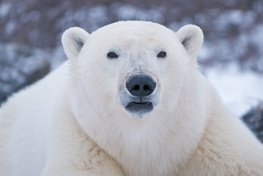
#> input picture OnThi/Thamkhao_Old/Tuan3/Bear.jpg, 263 x 176 px, shrunk from 424 x 283 before the run, found by its file name
$ jupyter execute '21022015_HuynhPhuocDuc (1).ipynb'
#> lines starting #> are read from the running program, lines starting #| are printed output that depends on the picture; after the words box and inside, x2 and y2 are one past the last pixel; in counts of white or black regions, pixels touching at a corner belong together
[cell 1]
import numpy as np
import matplotlib.pyplot as plt
import cv2

Yêu cầu 1:
    1.1 Sử dụng  cv.calcHist()  với openCV
         cú pháp: cv.calcHist(images, channels, mask, histSize, ranges[, hist[, accumulate]])
         images: Nguồn dữ liệu ảnh , thường có kiểu uint8, float 32, thường đặc trong dấu ngoặc vuông
         channels: Chỉ kênh của dữ liệu ảnh là chỉ số thường được đặt trong dấu ngoặc vuông. các giá trị thường thấy [0] khi là ảnh xám, [0];[1];[2] tương ứng với red,green, blue
         mask: mặt nạ cho ảnh, thường có giá trị là None, còn nếu muốn tính histogram trong 1 vùng cụ thể thì ta cần tạo mặt nạ cho nó
            "mask = np.zeros(img.shape[:2], np.uint8)
            mask[100:300, 100:400] = 255
            masked_img = cv.bitwise_and(img,img,mask = mask)"
        histSize: biểu diễn chỉ số BIN- giá trị chỉ mục mà bạn muốn đếm pixel trong khoản đó-(bin) , chỉ số thường thấy là [256]
        ranges: chỉ phạm vi cường độ muốn đó lường thường trong khoảng [0,256]-tất cả cường độ
    1.2 Sử dụng np.histogram() với numpy:
        cú pháp: numpy.histogram(images, bins=10, range=None, weights=None, density=False)
        images: Nguồn dữ liệu ảnh , thường có kiểu uint8, float 32, thường đặc trong dấu ngoặc vuông
        bin: biểu diễn chỉ số BIN- giá trị chỉ mục mà bạn muốn đếm pixel trong khoản đó , chỉ số thường thấy là [256] ở đây mặc định là 10
        ranges: chỉ phạm vi cường độ muốn đó lường thường trong khoảng [0,256]-tất cả cường độ
        weights: Trọng số của dữ liệu, thường thiết lập None(mặc định)
        density: chuẩn hóa histogram hay không - có 2 giá trị True False
        trả về tuple gồm 2 mảng : giá trị histogram và ranh giới các bin

2.1: Vẽ histogram
    matlplotlib:

[cell 2]
img = cv2.imread('Bear.jpg', cv2.IMREAD_GRAYSCALE) #đọc ảnh
#> img: shape (176, 263); min 0, max 239, mean 168.8
plt.imshow(img, cmap='gray')# hiển thị ảnh này

[cell 3]
assert img is not None, "file could not be read, check with os.path.exists()"# kiểm tra ảnh nếu đường dẫn không tồn tại
plt.hist(img.ravel(),256,[0,256]); plt.show() #Tính Histogram và vẽ histogram
#> after `plt.hist(img.ravel(), 256, [0, 256])`:
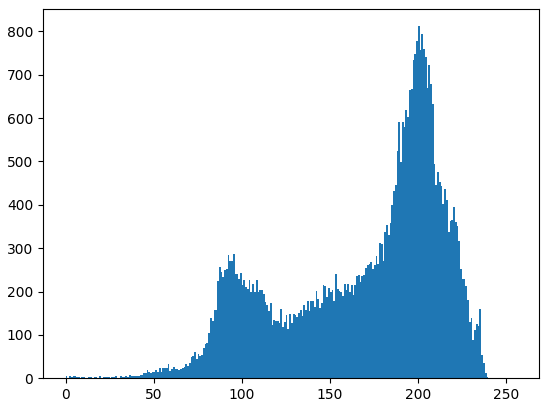
#> figure drawn by matplotlib, 1 panel; tallest bar 812 high, from x = 200 to 201

2.1: Vẽ histogram
    OpenCV:

[cell 4]
hist = cv2.calcHist([img], [0], None, [256], [0,256]) #Tính Histogram
#> hist = 256 values, max 812 at index 200, min 0 at index 240, mean 180.8

# Vẽ histogram
plt.plot(hist, color='blue')
plt.xlabel('Intensity')
plt.ylabel('Frequency')
plt.title('Histogram_gray')
plt.show()
#> figure, not shown here; curve peaks at x = 200, y = 812

3.Histogram với ảnh màu:

[cell 5]
img_cl = cv2.imread('Dog.jpg') # đọc ảnh
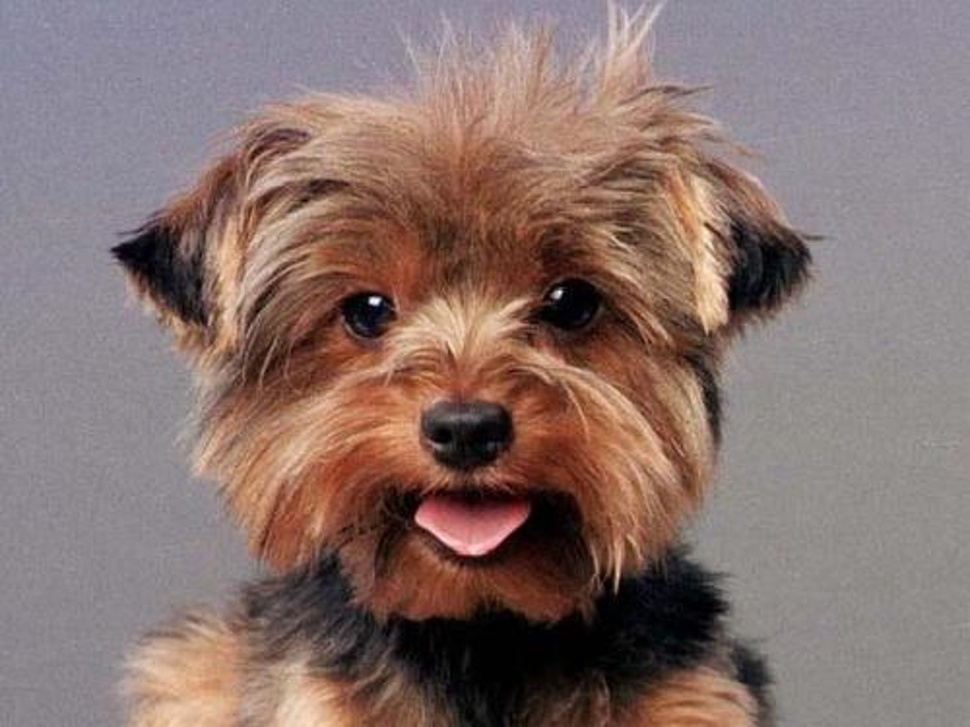
#> input picture OnThi/Thamkhao_Old/HuuTho_Week3/Dog.jpg, 970 x 727 px, shrunk from 1563 x 1172 before the run, found by its file name
#> img_cl is the input picture: shape (727, 970, 3); mean B, G, R 109.3, 113.8, 135
img_rgb = cv2.cvtColor(img_cl, cv2.COLOR_BGR2RGB) #chuyển sang hệ rgb
color = ('r','g','b')
plt.subplot(3,2,1) #thiết lập vị trí hiển thị cho ảnh gốc
plt.imshow(img_rgb, cmap='gray')#hiển thị ảnh gốc
y=0
for i,col in enumerate(color):
 y=y+2
 histr = cv2.calcHist([img_rgb],[i],None,[256],[0,256]) #Tính các histogram
 plt.subplot(3,2,y) #thiết lập vị trí hiển thị cho các histogram
 plt.plot(histr,color = col) #Chỉnh màu cho histogram
#> after the loop, y = 6

plt.show()
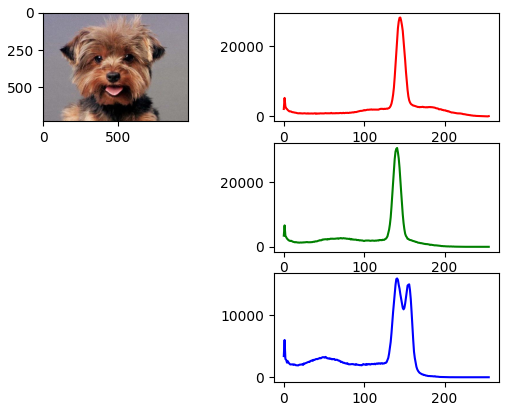
#> figure drawn by matplotlib, 4 panels; panel 2: curve peaks at x = 145, y = 28225; panel 3: curve peaks at x = 141, y = 30712; panel 4: curve peaks at x = 141, y = 15926

4.Hàm xử lý histogram:

[cell 6]
#Cộng tổ chức đồ
def cong_histogram(hist, value):
    hist_n = hist + value
    return hist_n
#Căng tổ chức đồ
def cang_histogram(hist, value):
    if(value>0):
        hist_n = hist * value
        return hist_n
    else:# nếu giá trị nhỏ hơn hoặc bằng 0 thì trả về giá trị ban dầu
        hist_n = hist

    #Tuyến tính tổ chức đồ
def tt_histogram(img, L_max):
    hist, _ = np.histogram(img.ravel(), L_max + 1, [0, L_max])

    # Tìm giá trị tối thiểu và tối đa trong hình ảnh
    img_min = np.min(img)
    img_max = np.max(img)

    # Áp dụng công thức biến đổi tuyến tính cho từng giá trị pixel
    transformed_img = (img - img_min) / (img_max - img_min) * L_max

    # Tính toán histogram của hình ảnh sau khi biến đổi
    transformed_hist, _ = np.histogram(transformed_img.ravel(), L_max + 1, [0, L_max])

    return transformed_hist

#Cân bằng tổ chức đồ
def cb_histogram(img):
    equalized_img = cv2.equalizeHist(img)
    histr_cb = cv2.calcHist([equalized_img],[0],None,[256],[0,256])
    return histr_cb

[cell 7]
histr = cv2.calcHist([img],[0],None,[256],[0,256])
#> histr has the same summary as hist
cong_histr= cong_histogram(histr, 10)
#> in cong_histogram, `hist_n = hist + value`: hist_n = 256 values, max 822 at index 200, min 10 at index 240, mean 190.8
#> cong_histr has the same summary as hist_n in cong_histogram
cang_histr= cang_histogram(histr, 2)
#> in cang_histogram, `hist_n = hist * value`: hist_n = 256 values, max 1624 at index 200, min 0 at index 240, mean 361.6
#> cang_histr has the same summary as hist_n in cang_histogram
tt_histr=tt_histogram(img, 255)
#> in tt_histogram, `img_min = np.min(img)`: img_min = 0
#> in tt_histogram, `img_max = np.max(img)`: img_max = 239
#> in tt_histogram, `transformed_hist, _ = np.histogram(transformed_img.ravel(), L_max + 1,..`: transformed_hist = 256 values, max 812 at index 214, min 0 at index 15, mean 180.8
#> tt_histr has the same summary as transformed_hist in tt_histogram
cb_histr=cb_histogram(img)
#> in cb_histogram, `equalized_img = cv2.equalizeHist(img)`:
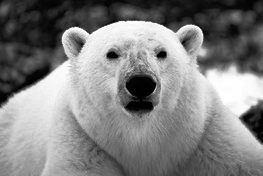
#> equalized_img: shape (176, 263); min 0, max 255, mean 128.5
#> in cb_histogram, `histr_cb = cv2.calcHist([equalized_img],[0],None,[256],[0,256])`: histr_cb = 256 values, max 812 at index 179, min 0 at index 13, mean 180.8
#> cb_histr has the same summary as histr_cb in cb_histogram
listhistr=[histr,cong_histr, cang_histr, tt_histr, cb_histr]

y=0
for i in listhistr:
 y=y+1
 plt.subplot(2,3,y) #thiết lập vị trí hiển thị cho các histogram
 plt.plot(i,color = 'blue') #Chỉnh màu cho histogram
#> this loop made 5 passes
#> after the loop, y = 5
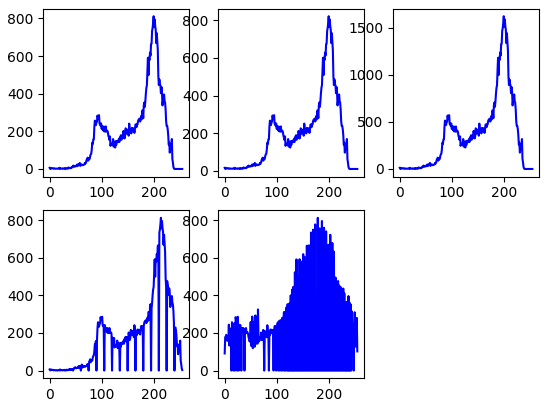
#> figure drawn by matplotlib, 5 panels; panel 1: curve peaks at x = 200, y = 812; panel 2: curve peaks at x = 200, y = 822; panel 3: curve peaks at x = 200, y = 1624; panel 4: curve peaks at x = 214, y = 812

Phân ngưỡng đơn: Là kỹ thuật trong OpenCV. Lấy một giá trị pixel để làm giá trị ngưỡng. Các giá trị nhỏ hơn ngưỡng sẽ được chuyển về 0 và giá trị lớn hơn sẽ chuyển về giá trị tối đa (thông thường). Rất phổ biến trong kỹ thuật phân đoạn. Phân ngưỡng có 2 vùng: Trên ngưỡng và dưới ngưỡng. Kỹ thuật này dùng cho ảnh xám
    cú pháp:cv2.threshold(source, thresholdValue, maxVal, thresholdingTechnique)
    source: ma trận ảnh(ảnh xám)
    thresholdValue: Giá trị ngưỡng
    maxVal: giá trị tối đa
    thresholdingTechnique: Các kỹ thuật phân ngưỡng:
        cv2.THRESH_BINARY: v > threshold_v->v=255, v < threshold_v-> v=0
        cv2.THRESH_BINARY_INV: ngược với THRESH_BINARY
        cv2.THRESH_TRUNC: v > threshold_v-> v=threshold_v,  v < threshold_v-> v=v
        cv2.THRESH_TOZERO: v > threshold_v-> v=v,  v < threshold_v-> v=0
        cv2.THRESH_TOZERO_INV: v > threshold_v-> v=0,  v < threshold_v-> v=v

[cell 8]
# đọc ảnh
image1 = cv2.imread('Bear.jpg')
#> image1 is the input picture: shape (176, 263, 3); mean B, G, R 179.9, 168.5, 165.1
#chuyển ảnh xám
img_thres = cv2.cvtColor(image1, cv2.COLOR_BGR2GRAY)
#cho ngưỡng làgiá trị 120
# giá trị tối đa là 255
#mỗi ảnh dùng một kỹ thuật phân ngưỡng khác nhau
ret, thresh1 = cv2.threshold(img_thres, 120, 255, cv2.THRESH_BINARY)
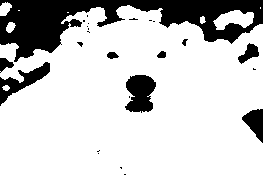
#> thresh1: shape (176, 263); 79.6% white; 25 black regions (16 under 20 px), largest, box (x1, y1, x2, y2) and area: (0, 0, 263, 62) 6903, (125, 75, 156, 113) 864, (0, 62, 50, 106) 708
ret, thresh2 = cv2.threshold(img_thres, 120, 255, cv2.THRESH_BINARY_INV)
ret, thresh3 = cv2.threshold(img_thres, 120, 255, cv2.THRESH_TRUNC)
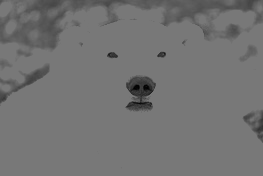
#> thresh3: shape (176, 263); min 1, max 120, mean 114.8
ret, thresh4 = cv2.threshold(img_thres, 120, 255, cv2.THRESH_TOZERO)
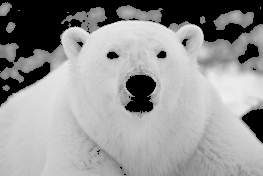
#> thresh4: shape (176, 263); min 0, max 239, mean 149.5
ret, thresh5 = cv2.threshold(img_thres, 120, 255, cv2.THRESH_TOZERO_INV)
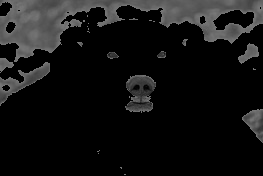
#> thresh5: shape (176, 263); min 0, max 120, mean 19.3

[cell 9]
listthres=[thresh1,thresh2, thresh3, thresh4, thresh5]

for i in range(len(listthres)):
 plt.subplot(2,3,i+1) #thiết lập vị trí hiển thị cho các ảnh
 plt.imshow(listthres[i],cmap = 'gray') #Xuất ảnh

Phân ngưỡng thích nghi: Là phương pháp phân ngưỡng trong 1 vùng ảnh nhất định, nguyên lý hoạt động giống như Phân ngưỡng đơn. dùng thay đổi giá trị pixel cho từng vùng khác nhau trong ảnh
cú pháp: cv2.adaptiveThreshold(source, maxVal, adaptiveMethod, thresholdType, blocksize, constant)
source:Ma trận ảnh(ảnh có 1 kênh, kiểu 8-bit, float-point)
maxVal: giá trị tối đa được nhận bởi 1 pixel
adaptiveMethod: Phương pháp thích ứng, cách để tính toán giá trị phân ngưỡng
    cv2.ADAPTIVE_THRESH_MEAN_C: Giá trị ngưỡng= Giá trị trung bình của 1 vùng ảnh trừ cho hằng số cho trước
    cv2.ADAPTIVE_THRESH_GAUSSIAN_C: Giá trị ngưỡng = Tổng trọng số Gaussian trừ cho hằng số cho trước
thresholdType: Loại tính toán phân ngưỡng-như phân ngưỡng đơn
blocksize: kích thước của vùng ảnh được chọn để tính toán
constant: Hằng số cho trước dùng để trừ với trung bình hay tổng trọng số

[cell 10]

# kích thước vùng chọn 199px
# Sử dụng các loại phân ngưỡng thích ứng khác nhau
#Hằng số là 5
thresh21 = cv2.adaptiveThreshold(img_thres, 255, cv2.ADAPTIVE_THRESH_MEAN_C,
                                          cv2.THRESH_BINARY, 199, 5)
#> thresh21: shape (176, 263); 68.9% white; 53 black regions (41 under 20 px), largest, box (x1, y1, x2, y2) and area: (0, 0, 263, 107) 8830, (81, 132, 220, 176) 2802, (119, 69, 157, 118) 1188

thresh22 = cv2.adaptiveThreshold(img_thres, 255, cv2.ADAPTIVE_THRESH_GAUSSIAN_C,
                                          cv2.THRESH_BINARY, 199, 5)
#> thresh22: shape (176, 263); 68.7% white; 70 black regions (53 under 20 px), largest, box (x1, y1, x2, y2) and area: (0, 0, 263, 107) 9426, (71, 116, 155, 176) 1416, (119, 66, 158, 118) 1262

[cell 11]
listthres2=[thresh21,thresh22]

for i in range(len(listthres2)):
 plt.subplot(1,2,i+1) #thiết lập vị trí hiển thị cho các ảnh
 plt.imshow(listthres2[i],cmap = 'gray') #Xuất ảnh
#> this loop made 2 passes

Phân ngưỡng otsu : Giá trị phân ngưỡng được tạo ra tự động.Xét hình ảnh 2 chiều -> biểu đồ tạo ra chứa 2 đỉnh giá trị-> giá trị phân ngưỡng nằm giữa cả 2 đỉnh đó
cú pháp: khá tương đồng với phân ngưỡng đơn->ret, thresh1 = cv2.threshold(img, 120, 255, cv2.THRESH_BINARY + cv2.THRESH_OTSU)

[cell 12]
ret, thresh31 = cv2.threshold(img_thres, 120, 255, cv2.THRESH_BINARY +
                                            cv2.THRESH_OTSU)
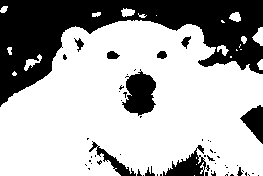
#> thresh31: shape (176, 263); 67.8% white; 56 black regions (45 under 20 px), largest, box (x1, y1, x2, y2) and area: (0, 0, 263, 107) 11863, (122, 69, 156, 116) 1044, (163, 145, 206, 176) 619
#> ret = 153

[cell 13]
listthres3=[thresh31,thresh21, thresh1]

for i in range(len(listthres3)):
 plt.subplot(1,3,i+1) #thiết lập vị trí hiển thị cho các ảnh
 plt.imshow(listthres3[i],cmap = 'gray') #Xuất ảnh
#> this loop made 3 passes

Lọc trên ảnh:
    Lọc tuyến tính cú pháp: cv2.filter2D(src, ddepth, kernel[, dst[, anchor[, delta[, borderType]]]])
    src: ảnh đầu vào
    ddepth: độ xâu của ảnh kết quả-> Kiểu ảnh kết quả, mặc định là -1
    kernel: mặt nạ lọc để thực hiện quá trình tích chập
    dst: Biến lưu kết quả đầu ra
    anchor(tùy chọn): Điểm gốc của mặt nạ tích chập nếu không thiết lặp giá trị sẽ mặc định (-1,-1)-> trung tâm mặt nạ
    delta(tùy chọn): độ chênh lêch sau khi lọc-> chỉnh độ sáng độ tương phản, mặc định là 0
    borderType(tùy chọn): Phương pháp đường biên trong quá trình lọc
        cv2.BORDER_CONSTANT: đường biên là số cố định
        cv2.BORDER_REPLICATE: đường biên là lặp lại từ các pixel biên ảnh
        cv2.BORDER_REFLECT: đường biên là phản chiếu từ các pixel biên ảnh

[cell 14]
img_fll = cv2.imread('Dog.jpg')
img_fll_gray = cv2.cvtColor(image1, cv2.COLOR_BGR2GRAY)

[cell 15]
kernel_box_blur = np.ones((3,3), dtype=np.float32) / 9
kernel_sharpness = np.array([[0, -1, 0],
                             [-1, 5, -1],
                             [0, -1, 0]], dtype=np.float32)

[cell 16]
blur_fll = cv2.filter2D(img_fll_gray, -1, kernel_box_blur)
sharp_fll = cv2.filter2D(blur_fll, -1, kernel_sharpness)

[cell 17]
plt.subplot(121)
plt.imshow(img_fll_gray, cmap='gray')
plt.subplot(122)
plt.imshow(sharp_fll, cmap='gray')
